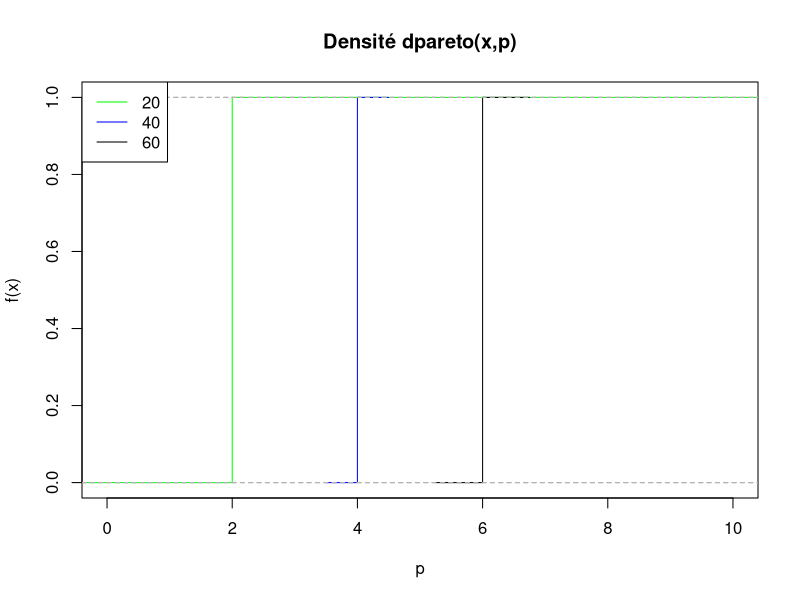
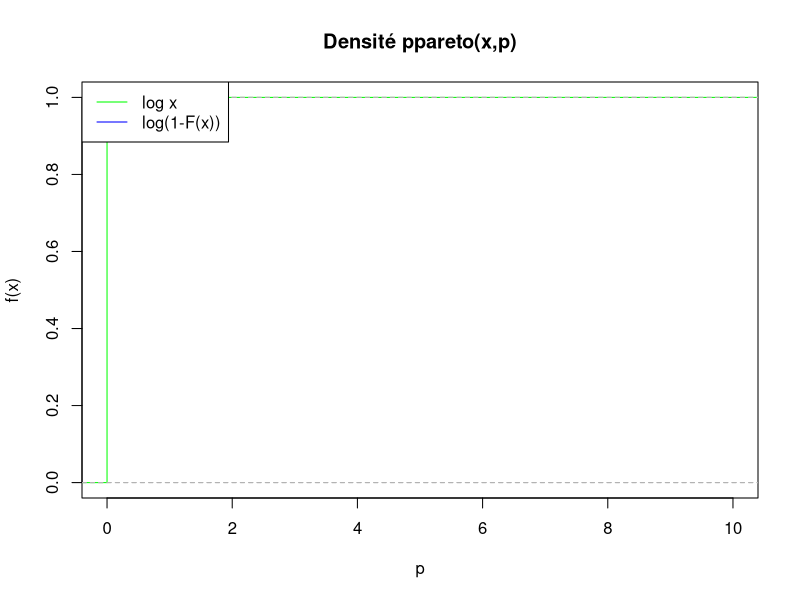

Recreate these plots in R, in order.
# Projet stat
# Timothée BORELLE
# Etienne LOPVET

#
## Ex 1
x = 1
p = 2

# a)
dpareto <- function(x, p){
  reponse = p/(x^(p+1))
  return(reponse)
}

reponse = dpareto(x,p)

# b)
#dpareto <- function(x, p){
#  reponse = p/(x^(p+1))
#}

y1 = dpareto(1,2)
y2 = dpareto(1,4)
y3 = dpareto(1,6)

Fn1 = ecdf(y1) 
Fn2 = ecdf(y2) 
Fn3 = ecdf(y3) 

plot(Fn1,verticals=T,do.p=F, col="green", xlab = 'p', ylab = 'f(x)', 
     xlim=c(0, 10), ylim=c(0, 1), main ="Densité dpareto(x,p)") 
lines(Fn2,verticals=T,do.p=F, col="blue") 
lines(Fn3,verticals=T,do.p=F, col="black") 

legend("topleft", 
       legend = c("20", "40", "60"),
       col = c("green", "blue", "black"), lty = 1)


#plot(density(dpareto(x,p)), density(dpareto(x,p)), type = 'l', xlab = 'Densité', ylab = 'p', main ="Densité dpareto(x,p)")

# c)
ppareto <- function(x,p){
  if(x<1)
    return(0)
  else
    return(1-(1/(x^p)))
}

z1 = log(x)
z2 = log(ppareto(1,4))

Gn1 = ecdf(z1) 
Gn2 = ecdf(z2) 

plot(Gn1,verticals=T,do.p=F, col="green", xlab = 'p', ylab = 'f(x)', 
     xlim=c(0, 10), ylim=c(0, 1), main ="Densité ppareto(x,p)") 
lines(Gn2,verticals=T,do.p=F, col="blue") 

legend("topleft", 
       legend = c("log x", "log(1-F(x))"),
       col = c("green", "blue"), lty = 1)


#
## Ex 2



#
## Ex 3

